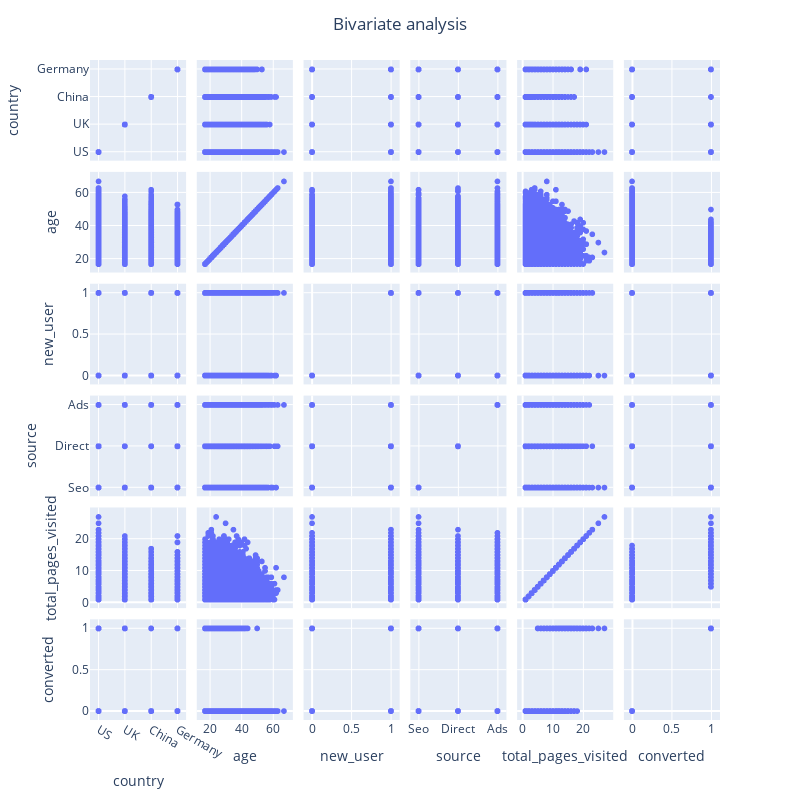

Here is the notebook cell this chart was saved with:
### Code cell
# Visualize pairwise dependencies before taking out outliers
fig = px.scatter_matrix(data_sample)
fig.update_layout(
        title = go.layout.Title(text = "Bivariate analysis", x = 0.5), showlegend = False, 
            autosize=False, height=800, width = 800)
fig.show()

### Figure 1 — Plotly figure (JSON) as saved in the notebook; plotly's stock layout.template omitted (floating-point values rounded to 4 significant figures; data arrays with more than 128 entries replaced by an {"elided": "..."} marker saying what was removed)
{"data": [{"dimensions": [{"axis": {"matches": true}, "label": "country", "values": {"elided": "10000 str values"}}, {"axis": {"matches": true}, "label": "age", "values": {"elided": "10000 int values"}}, {"axis": {"matches": true}, "label": "new_user", "values": {"elided": "10000 int values"}}, {"axis": {"matches": true}, "label": "source", "values": {"elided": "10000 str values"}}, {"axis": {"matches": true}, "label": "total_pages_visited", "values": {"elided": "10000 int values"}}, {"axis": {"matches": true}, "label": "converted", "values": {"elided": "10000 int values"}}], "hovertemplate": "%{xaxis.title.text}=%{x}<br>%{yaxis.title.text}=%{y}<extra></extra>", "legendgroup": "", "marker": {"color": "#636efa", "symbol": "circle"}, "name": "", "showlegend": false, "type": "splom"}], "layout": {"autosize": false, "dragmode": "select", "height": 800, "legend": {"tracegroupgap": 0}, "margin": {"t": 60}, "showlegend": false, "title": {"text": "Bivariate analysis", "x": 0.5}, "width": 800}}
